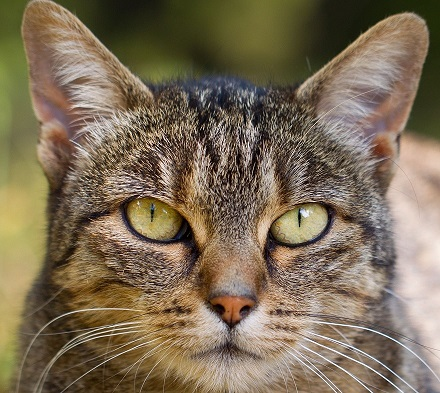
#> input picture Resources/cat.png, 440 x 393 px
$ python chapter3.py
#> lines starting #> are read from the running program, lines starting #| are printed output that depends on the picture
import cv2
import numpy as np

img = cv2.imread('Resources/cat.png')
#> img is the input picture: shape (393, 440, 3); mean B, G, R 86.8, 109.7, 125.3
print(img.shape)  # height, weight, number of tonnels BGR
#| (393, 440, 3)

imgResize = cv2.resize(img, (256, 256))
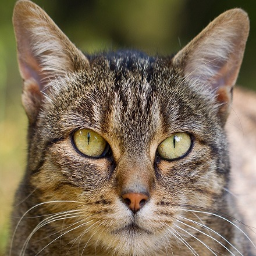
#> imgResize: shape (256, 256, 3); mean B, G, R 86.7, 109.6, 125.2
print(imgResize.shape)
#| (256, 256, 3)

imgCropped = img[100:200, 0:200]
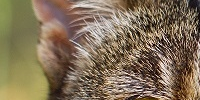
#> imgCropped: shape (100, 200, 3); mean B, G, R 88.5, 112.7, 130.4

cv2.imshow('Image', img)
# cv2.imshow('Image resize', imgResize)
cv2.imshow('Cropped resize', imgCropped)

cv2.waitKey(0)
